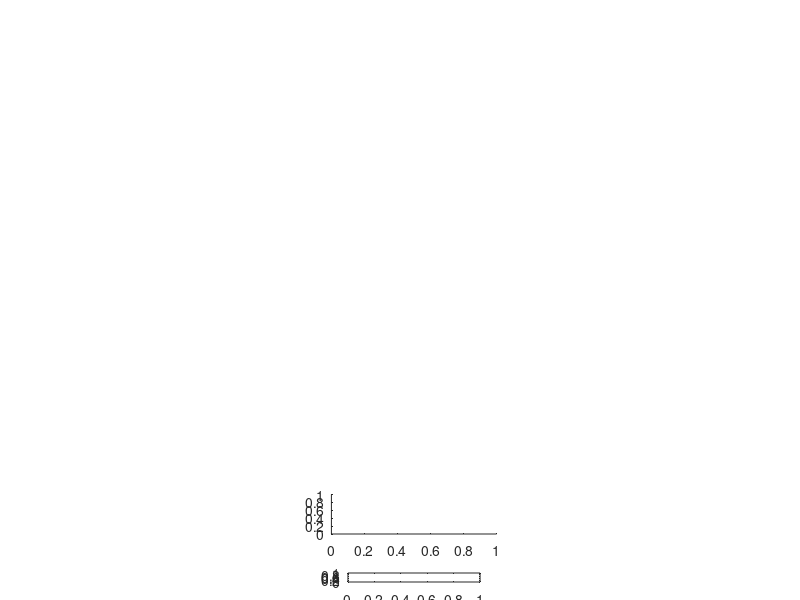

MATLAB code for this plot: (Note: this script raises an error after producing the figure.)
%% Plot_Convergence_Residual_Map.m
% 绘制三家数据（EN4 / IAP / Ishii）在平均态/标准态下的 2~8阶 残差 RMSE 空间分布图
% 残差 = Exact_TSLA - sum(TSLA_Terms_AllOrders, 4)
clear; clc;
ws = warning('off', 'all');
addpath('D:\work');
addpath('D:\work\m_map'); % 假设存在 m_map

%% 配置
OutputFigureDir = 'D:\work\MAT_Data\Figures';
if ~exist(OutputFigureDir, 'dir'), mkdir(OutputFigureDir); end

Models = {'EN4', 'IAP', 'Ishii'};
States = {'Avg', 'Std'};
ExactFileSuffix = {'Formula11_Exact_Avg.mat', 'Formula11_Exact_Std.mat'};
TermsFileSuffix = {'TSLA_Terms_1to8_Average.mat', 'TSLA_Terms_1to8_StdRef.mat'};

Orders2Plot = 2:8; % 我们需要绘制的组合阶数截断点
N_Orders = length(Orders2Plot);

% 色标设定 (RMSE，从0到某个极大值)
caxis_range = [0, 5]; % mm (可以根据实际数据进行调整，保证不同图对比一致)
cmap = turbo(64);

%% 画图循环：分为 Avg 和 Std 两张大图
for s_idx = 1:length(States)
    state = States{s_idx};
    fprintf('正在处理 %s 状态残差图...\n', state);
    
    % 创建不可见的大图版 20寸宽 x 30寸高
    fig = figure('Visible', 'off', 'Units', 'inches', 'Position', [0 0 15 20], 'Color', 'w');
    
    for m_idx = 1:length(Models)
        model = Models{m_idx};
        
        DirName = sprintf('D:\\work\\%s_TSLA_Terms', model);
        ExactFile = fullfile(DirName, sprintf('%s_%s', model, ExactFileSuffix{s_idx}));
        TermsFile = fullfile(DirName, sprintf('%s_%s', model, TermsFileSuffix{s_idx}));
        
        if ~exist(ExactFile, 'file') || ~exist(TermsFile, 'file')
            fprintf('  警告: 缺少 %s %s 数据文件，跳过该列。\n', model, state);
            continue;
        end
        
        % 1. 读取 Exact (Lon x Lat x Time)
        fprintf('  读取 %s ...\n', model);
        tmp_e = load(ExactFile, 'TSLA_Exact_Avg');  % IAP和Ishii, EN4 变量名可能叫 TSLA_Exact_Avg
        if isfield(tmp_e, 'TSLA_Exact_Avg')
            Exact_TSLA = single(tmp_e.TSLA_Exact_Avg);
        else
            % 尝试读取可能的 Std 变量名
            tmp_s = load(ExactFile, 'TSLA_Exact_Std');
            if isfield(tmp_s, 'TSLA_Exact_Std')
                Exact_TSLA = single(tmp_s.TSLA_Exact_Std);
            else
                % 直接读第一个变量
                fns = fieldnames(tmp_e);
                for i = 1:length(fns)
                    if contains(fns{i}, 'TSLA') && isnumeric(tmp_e.(fns{i}))
                        Exact_TSLA = single(tmp_e.(fns{i}));
                        break;
                    end
                end
            end
        end
        
        % 2. 读取坐标轴 (取自第一阶Terms或Exact)
        tmp_coord = load(TermsFile, 'lon', 'lat');
        lon = wrapTo180(tmp_coord.lon);
        lat = tmp_coord.lat;
        [lon, sort_idx] = sort(lon); % 将 0~360 排序为 -180~180
        
        Exact_TSLA = Exact_TSLA(sort_idx, :, :); % 对齐经度
        [Nx, Ny, Nt] = size(Exact_TSLA);
        
        % 3. 读取并累加 Terms 分阶数据 (Lon x Lat x Time x Order)
        % 注意 Python 显示在后面，Matlab 读出来是 (Lon, Lat, Time, Order)
        tmp_t = load(TermsFile, 'TSLA_Terms_AllOrders');
        Terms_4D = single(tmp_t.TSLA_Terms_AllOrders(sort_idx, :, :, :));
        
        % 构建有效值掩码：Exact不为NaN，且该阶Term不为NaN
        mask_valid = ~isnan(Exact_TSLA) & ~all(isnan(Terms_4D), 4) & (Exact_TSLA ~= 0);
        
        % 开始逐阶计算与绘图
        Cumulative_Term = zeros(Nx, Ny, Nt, 'single');
        
        for p_idx = 1:8
            term_n = single(Terms_4D(:,:,:,p_idx));
            term_n(isnan(term_n)) = 0; % 防止 NaN 传播
            Cumulative_Term = Cumulative_Term + term_n;
            
            % 如果是我们感兴趣的阶数 (2~8)
            plot_row = find(Orders2Plot == p_idx);
            if ~isempty(plot_row)
                % 计算残差 = Exact - Taylor_Sum_N
                Residual = Exact_TSLA - Cumulative_Term;
                Residual(~mask_valid) = NaN;
                
                % 计算时间 RMSE
                RMSE_Map = sqrt(squeeze(mean(Residual .^ 2, 3, 'omitnan')));
                
                % 定位 subplot: 7x3 网格 (行=阶数, 列=模型)
                sub_id = (plot_row - 1) * 3 + m_idx;
                subplot(N_Orders, 3, sub_id);
                
                % 画图
                m_proj('robinson', 'long', [-180 180], 'lat', [-85 85]);
                m_pcolor(lon, lat, double(RMSE_Map)');
                shading flat;
                m_coast('color', [0.3 0.3 0.3], 'linewidth', 1);
                
                caxis(caxis_range);
                colormap(cmap);
                
                % 标题和标签
                if plot_row == 1 % 第一行带上模型名字
                    title(sprintf('%s (Order 1~%d)', model, p_idx), 'FontSize', 12, 'FontWeight', 'bold');
                else
                    title(sprintf('1~%d RMS Error', p_idx), 'FontSize', 10);
                end
                
                if m_idx == 1 % 第一列带上Y轴标签
                    ylabel(sprintf('Trunc: %d', p_idx), 'FontWeight', 'bold', 'Visible', 'on');
                end
                
                % 取消边框显示
                set(gca, 'Box', 'off', 'XColor', 'none', 'YColor', 'none');
            end
        end
    end
    
    % 添加总体 Colorbar
    hp4 = get(subplot(N_Orders, 3, N_Orders * 3 - 1), 'Position');
    colorbar('Position', [hp4(1)+hp4(3)*0.1  0.03  hp4(3)*0.8  0.015], ...
             'Orientation', 'horizontal', 'FontSize', 12);
    annotation('textbox', [0 0.03 1 0.05], 'String', 'RMSE of Residual (mm)', ...
               'EdgeColor', 'none', 'HorizontalAlignment', 'center', 'FontSize', 12);
    
    % 总体标题
    sgtitle(sprintf('Truncation Error (RMSE) against Exact TSLA - [%s State]', state), 'FontSize', 18, 'FontWeight', 'bold');
    
    % 保存图片
    SaveFigurePath = fullfile(OutputFigureDir, sprintf('Residual_Comparison_%s.png', state));
    exportgraphics(fig, SaveFigurePath, 'Resolution', 300);
    fprintf('===图片 %s 已保存===\n', SaveFigurePath);
    
    close(fig);
end

fprintf('==== 全部绘制任务完成 ====\n');
warning(ws);
